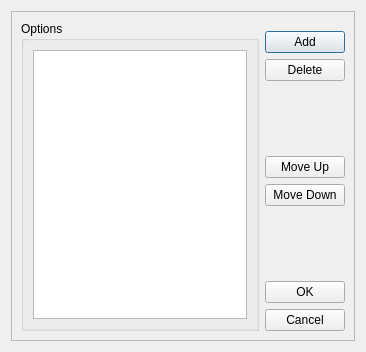
<ui version="4.0" >
 <class>OptionListEditor</class>
 <widget class="QDialog" name="OptionListEditor" >
  <property name="geometry" >
   <rect>
    <x>0</x>
    <y>0</y>
    <width>366</width>
    <height>352</height>
   </rect>
  </property>
  <property name="windowTitle" >
   <string>Dialog</string>
  </property>
  <layout class="QVBoxLayout" >
   <item>
    <widget class="QFrame" name="frame" >
     <property name="frameShape" >
      <enum>QFrame::StyledPanel</enum>
     </property>
     <property name="frameShadow" >
      <enum>QFrame::Sunken</enum>
     </property>
     <layout class="QHBoxLayout" >
      <item>
       <widget class="QGroupBox" name="groupBox" >
        <property name="sizePolicy" >
         <sizepolicy vsizetype="Expanding" hsizetype="Expanding" >
          <horstretch>1</horstretch>
          <verstretch>1</verstretch>
         </sizepolicy>
        </property>
        <property name="title" >
         <string>Options</string>
        </property>
        <layout class="QVBoxLayout" >
         <item>
          <widget class="QListWidget" name="optionList" />
         </item>
        </layout>
       </widget>
      </item>
      <item>
       <layout class="QVBoxLayout" >
        <item>
         <spacer>
          <property name="orientation" >
           <enum>Qt::Vertical</enum>
          </property>
          <property name="sizeType" >
           <enum>QSizePolicy::Fixed</enum>
          </property>
          <property name="sizeHint" stdset="0" >
           <size>
            <width>20</width>
            <height>10</height>
           </size>
          </property>
         </spacer>
        </item>
        <item>
         <widget class="QPushButton" name="addButton" >
          <property name="sizePolicy" >
           <sizepolicy vsizetype="Fixed" hsizetype="Expanding" >
            <horstretch>0</horstretch>
            <verstretch>0</verstretch>
           </sizepolicy>
          </property>
          <property name="text" >
           <string>Add</string>
          </property>
         </widget>
        </item>
        <item>
         <widget class="QPushButton" name="deleteButton" >
          <property name="sizePolicy" >
           <sizepolicy vsizetype="Fixed" hsizetype="Expanding" >
            <horstretch>0</horstretch>
            <verstretch>0</verstretch>
           </sizepolicy>
          </property>
          <property name="text" >
           <string>Delete</string>
          </property>
         </widget>
        </item>
        <item>
         <spacer>
          <property name="orientation" >
           <enum>Qt::Vertical</enum>
          </property>
          <property name="sizeHint" stdset="0" >
           <size>
            <width>20</width>
            <height>16</height>
           </size>
          </property>
         </spacer>
        </item>
        <item>
         <widget class="QPushButton" name="upButton" >
          <property name="sizePolicy" >
           <sizepolicy vsizetype="Fixed" hsizetype="Expanding" >
            <horstretch>0</horstretch>
            <verstretch>0</verstretch>
           </sizepolicy>
          </property>
          <property name="text" >
           <string>Move Up</string>
          </property>
         </widget>
        </item>
        <item>
         <widget class="QPushButton" name="downButton" >
          <property name="sizePolicy" >
           <sizepolicy vsizetype="Fixed" hsizetype="Expanding" >
            <horstretch>0</horstretch>
            <verstretch>0</verstretch>
           </sizepolicy>
          </property>
          <property name="text" >
           <string>Move Down</string>
          </property>
         </widget>
        </item>
        <item>
         <spacer>
          <property name="orientation" >
           <enum>Qt::Vertical</enum>
          </property>
          <property name="sizeHint" stdset="0" >
           <size>
            <width>20</width>
            <height>16</height>
           </size>
          </property>
         </spacer>
        </item>
        <item>
         <widget class="QPushButton" name="okButton" >
          <property name="sizePolicy" >
           <sizepolicy vsizetype="Fixed" hsizetype="Expanding" >
            <horstretch>0</horstretch>
            <verstretch>0</verstretch>
           </sizepolicy>
          </property>
          <property name="text" >
           <string>OK</string>
          </property>
         </widget>
        </item>
        <item>
         <widget class="QPushButton" name="cancelButton" >
          <property name="sizePolicy" >
           <sizepolicy vsizetype="Fixed" hsizetype="Expanding" >
            <horstretch>0</horstretch>
            <verstretch>0</verstretch>
           </sizepolicy>
          </property>
          <property name="text" >
           <string>Cancel</string>
          </property>
         </widget>
        </item>
       </layout>
      </item>
     </layout>
    </widget>
   </item>
  </layout>
 </widget>
 <resources/>
 <connections>
  <connection>
   <sender>okButton</sender>
   <signal>clicked()</signal>
   <receiver>OptionListEditor</receiver>
   <slot>accept()</slot>
   <hints>
    <hint type="sourcelabel" >
     <x>351</x>
     <y>38</y>
    </hint>
    <hint type="destinationlabel" >
     <x>233</x>
     <y>29</y>
    </hint>
   </hints>
  </connection>
  <connection>
   <sender>cancelButton</sender>
   <signal>clicked()</signal>
   <receiver>OptionListEditor</receiver>
   <slot>reject()</slot>
   <hints>
    <hint type="sourcelabel" >
     <x>330</x>
     <y>66</y>
    </hint>
    <hint type="destinationlabel" >
     <x>197</x>
     <y>125</y>
    </hint>
   </hints>
  </connection>
 </connections>
</ui>
